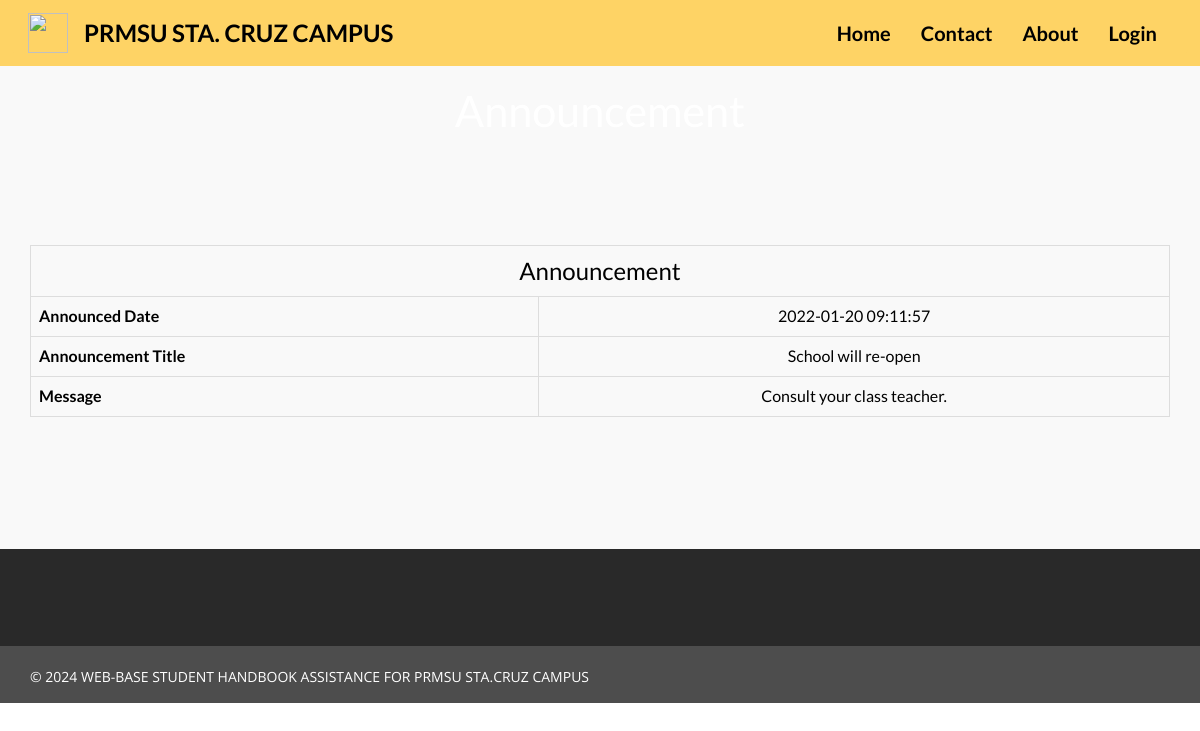
Screenshot of /view-public-notice.php?viewid=1 (signed in) with the database file from the repository.
### tables this page shows
CREATE TABLE `tblpublicnotice` (
  `ID` int(5) NOT NULL,
  `AnnouncementTitle` varchar(200) DEFAULT NULL,
  `AnnouncementMessage` mediumtext DEFAULT NULL,
  `CreationDate` timestamp NULL DEFAULT current_timestamp()
);

### view-public-notice.php (the view, shortened to what this page needs)
<?php
include('includes/dbconnection.php');
?>
<!doctype html>
<html>
<head>
	<link href="css/bootstrap.css" rel="stylesheet" type="text/css" media="all">
	<link href="css/style.css" rel="stylesheet" type="text/css" />
	<link rel="stylesheet" type="text/css" href="css/default.css" />
	<link rel="stylesheet" type="text/css" href="css/component.css" />
</head>
<body>
	<?php include_once('includes/header.php'); ?>
	<div class="banner banner5">
		<div class="container">
			<h2>Announcement</h2>
		</div>
	</div>
	<div class="welcome">
		<div class="container">
			<table border="1" class="table table-bordered mg-b-0" style="color: #000 !important;">
				<?php
				$vid = $_GET['viewid'];
				$sql = "SELECT * from tblpublicnotice where ID=:vid";
				$query = $dbh->prepare($sql);
				$query->bindParam(':vid', $vid, PDO::PARAM_STR);
				$query->execute();
				$results = $query->fetchAll(PDO::FETCH_OBJ);
				if ($query->rowCount() > 0) {
					foreach ($results as $row) { ?>
						<tr align="center" class="table-warning">
							<td colspan="4" style="font-size:24px; font-weight: 500;">
								Announcement</td>
						</tr>
						<tr class="table-info">
							<th>Announced Date</th>
							<td><?php echo $row->CreationDate; ?></td>
						</tr>
						<tr class="table-info">
							<th>Announcement Title</th>
							<td><?php echo $row->AnnouncementTitle; ?></td>
						</tr>
						<tr class="table-info">
							<th>Message</th>
							<td><?php echo $row->AnnouncementMessage; ?></td>
						</tr>
						<?php $cnt = $cnt + 1;
					}
				} ?>
			</table>
		</div>
	</div>
	<?php include_once('includes/footer.php'); ?>

### css/style.css (style rules this page uses)
html, body { font-family: 'Open Sans', sans-serif; font-size: 100%; background: #FFf; }
h1,h2,h3,h4,h5,h6 { margin:0; }
.banner { background:url(../new-background.jpg); background-position: bottom; background-size:cover; min-height:650px; padding-top:0em !important; text-align:center; }
.welcome { padding: 6em 0 7em; text-align: center; }
.banner5 { min-height: 83px; }
.banner5 h2 { color: #fff; padding-top: 21px; margin: 0; font-size: 2.7em }
.grid_5 h1, h2, h3, h4, h5, h6 { padding: 12px 0; }

### css/default.css (style rules this page uses)
*, *:after, *:before { -webkit-box-sizing: border-box; -moz-box-sizing: border-box; box-sizing: border-box; }
body, html { font-size: 100%; padding: 0; margin: 0; }
body { font-family: 'Lato', Calibri, Arial, sans-serif; color: #b3b9bf; background: #f9f9f9; }

### rows the page displays
tblpublicnotice: CreationDate "2022-01-20 09:11:57", AnnouncementTitle "School will re-open", AnnouncementMessage "Consult your class teacher."
